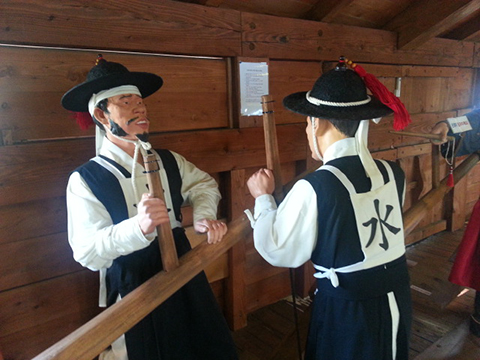
#> input picture chap04/aa.jpg, 480 x 360 px
$ python test.opencv.imread.py
#> lines starting #> are read from the running program, lines starting #| are printed output that depends on the picture; after the words box and inside, x2 and y2 are one past the last pixel; in counts of white or black regions, pixels touching at a corner belong together
import cv2

image_gray = cv2.imread("./aa.jpg", cv2.IMREAD_GRAYSCALE)
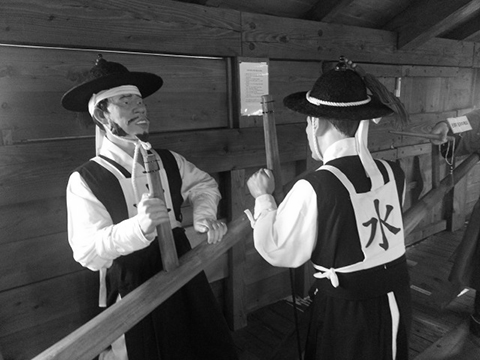
#> image_gray: shape (360, 480); min 2, max 255, mean 75.7
image_color = cv2.imread("./aa.jpg", cv2.IMREAD_COLOR)
#> image_color is the input picture: shape (360, 480, 3); mean B, G, R 63.4, 71.5, 88.4

image_color[50:200, 50:200, 1] += 50
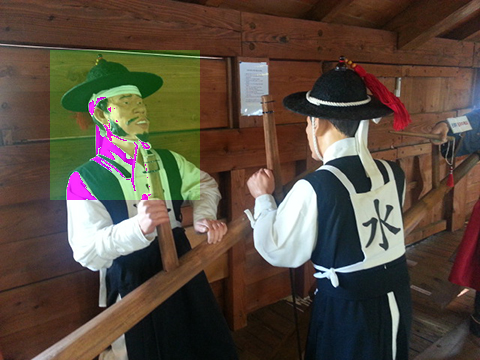
#> image_color: shape (360, 480, 3); 13.02% of pixels changed, all inside (x1, y1, x2, y2) = (50, 50, 200, 200)

cv2.imshow("Gray", image_gray)
cv2.imshow("Color", image_color)

cv2.waitKey()

$ run again, with chap04/스크린샷 2023-03-28 오후 5.18.14.png saved as chap04/aa.jpg
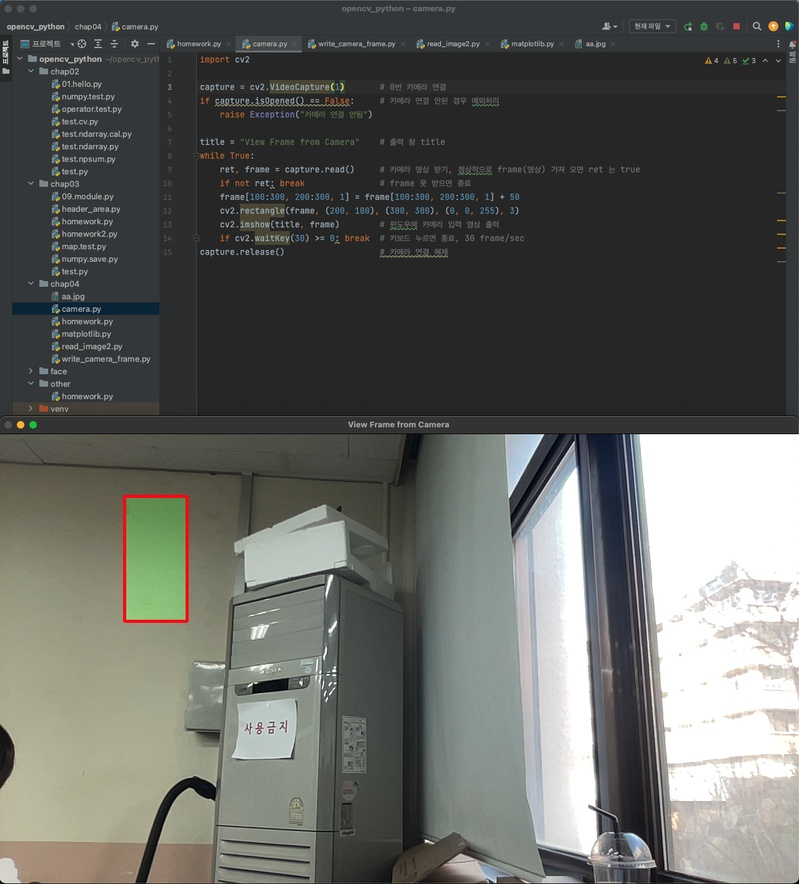
#> input picture chap04/스크린샷 2023-03-28 오후 5.18.14.png, 799 x 884 px, shrunk from 1279 x 1415 before the run
#> `image_gray = cv2.imread("./aa.jpg", cv2.IMREAD_GRAYSCALE)`:
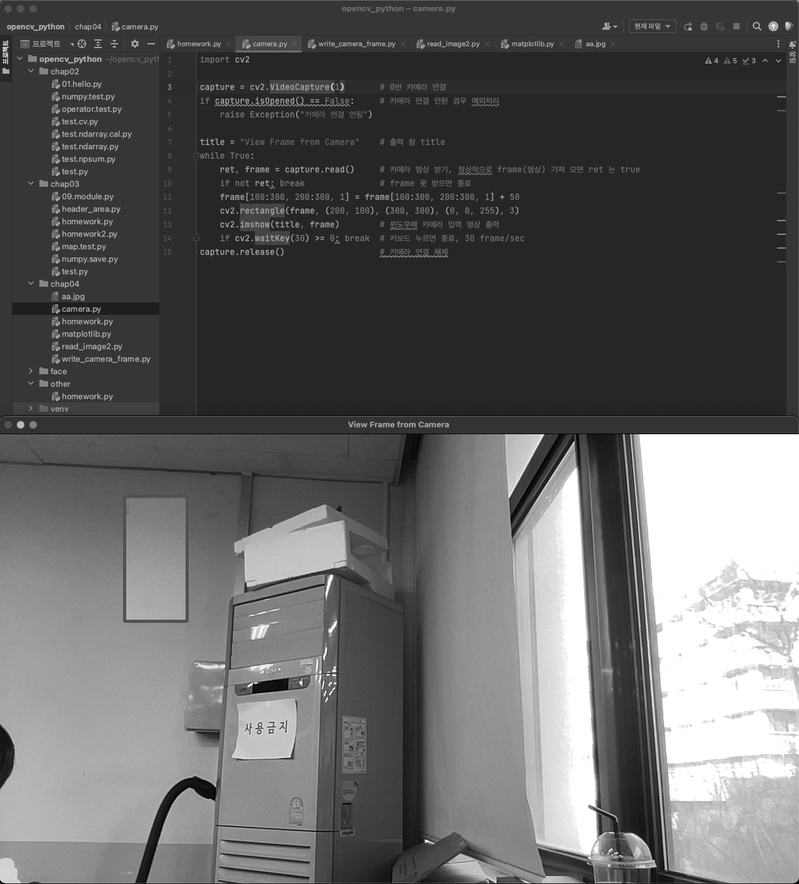
#> image_gray: shape (884, 799); min 0, max 255, mean 96.2
#> image_color is the input picture: shape (884, 799, 3); mean B, G, R 93.4, 97.1, 95.6
#> `image_color[50:200, 50:200, 1] += 50`:
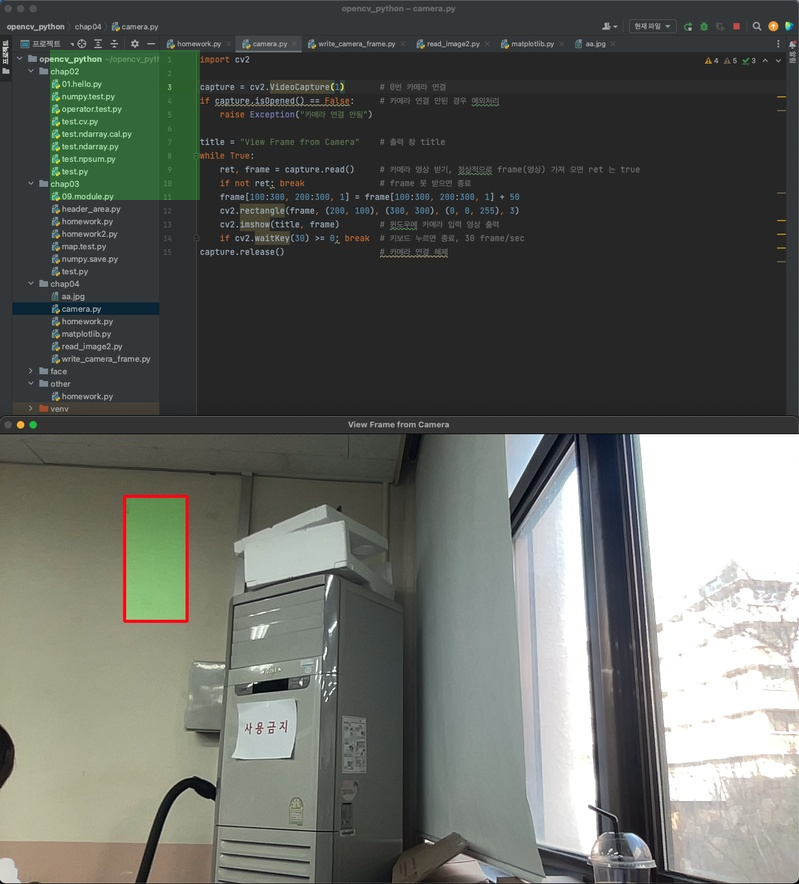
#> image_color: shape (884, 799, 3); 3.19% of pixels changed, all inside (x1, y1, x2, y2) = (50, 50, 200, 200)
